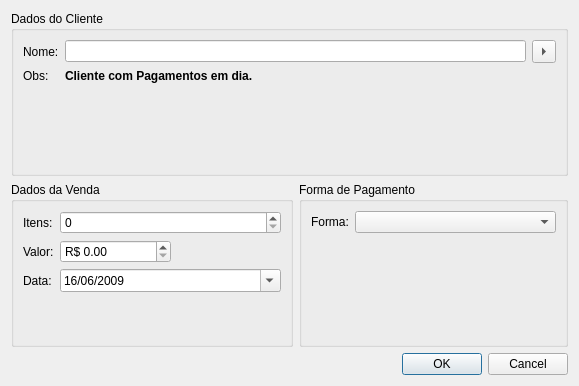
<?xml version="1.0" encoding="UTF-8"?>
<ui version="4.0">
 <class>VendaAddView</class>
 <widget class="QWidget" name="VendaAddView">
  <property name="geometry">
   <rect>
    <x>0</x>
    <y>0</y>
    <width>579</width>
    <height>386</height>
   </rect>
  </property>
  <property name="windowTitle">
   <string>Form</string>
  </property>
  <layout class="QVBoxLayout" name="verticalLayout">
   <item>
    <widget class="QGroupBox" name="groupBox">
     <property name="title">
      <string>Dados do Cliente</string>
     </property>
     <layout class="QFormLayout" name="formLayout">
      <item row="0" column="0">
       <widget class="QLabel" name="label">
        <property name="text">
         <string>Nome:</string>
        </property>
       </widget>
      </item>
      <item row="0" column="1">
       <layout class="QHBoxLayout" name="horizontalLayout">
        <item>
         <widget class="QLineEdit" name="nomeClienteLineEdit"/>
        </item>
        <item>
         <widget class="QToolButton" name="clienteToolButton">
          <property name="text">
           <string>...</string>
          </property>
          <property name="arrowType">
           <enum>Qt::RightArrow</enum>
          </property>
         </widget>
        </item>
       </layout>
      </item>
      <item row="1" column="0">
       <widget class="QLabel" name="label_2">
        <property name="text">
         <string>Obs:</string>
        </property>
       </widget>
      </item>
      <item row="1" column="1">
       <widget class="QLabel" name="obsLabel">
        <property name="font">
         <font>
          <weight>75</weight>
          <bold>true</bold>
         </font>
        </property>
        <property name="text">
         <string>Cliente com Pagamentos em dia.</string>
        </property>
       </widget>
      </item>
     </layout>
    </widget>
   </item>
   <item>
    <layout class="QHBoxLayout" name="horizontalLayout_2">
     <item>
      <widget class="QGroupBox" name="groupBox_2">
       <property name="minimumSize">
        <size>
         <width>282</width>
         <height>0</height>
        </size>
       </property>
       <property name="title">
        <string>Dados da Venda</string>
       </property>
       <layout class="QFormLayout" name="formLayout_2">
        <item row="0" column="0">
         <widget class="QLabel" name="label_4">
          <property name="text">
           <string>Itens:</string>
          </property>
         </widget>
        </item>
        <item row="0" column="1">
         <widget class="QSpinBox" name="itensSpinBox"/>
        </item>
        <item row="1" column="0">
         <widget class="QLabel" name="label_5">
          <property name="text">
           <string>Valor:</string>
          </property>
         </widget>
        </item>
        <item row="1" column="1">
         <widget class="QDoubleSpinBox" name="valorDoubleSpinBox">
          <property name="maximumSize">
           <size>
            <width>111</width>
            <height>28</height>
           </size>
          </property>
          <property name="prefix">
           <string>R$ </string>
          </property>
          <property name="maximum">
           <double>9999.000000000000000</double>
          </property>
          <property name="singleStep">
           <double>10.000000000000000</double>
          </property>
         </widget>
        </item>
        <item row="2" column="0">
         <widget class="QLabel" name="label_6">
          <property name="text">
           <string>Data:</string>
          </property>
         </widget>
        </item>
        <item row="2" column="1">
         <widget class="QDateEdit" name="dataDateEdit">
          <property name="displayFormat">
           <string>dd/MM/yyyy</string>
          </property>
          <property name="calendarPopup">
           <bool>true</bool>
          </property>
          <property name="date">
           <date>
            <year>2009</year>
            <month>6</month>
            <day>16</day>
           </date>
          </property>
         </widget>
        </item>
       </layout>
      </widget>
     </item>
     <item>
      <widget class="QGroupBox" name="formaPagamentoGroupBox">
       <property name="title">
        <string>Forma de Pagamento</string>
       </property>
       <layout class="QFormLayout" name="formLayout_3">
        <item row="0" column="0">
         <widget class="QLabel" name="label_3">
          <property name="text">
           <string>Forma:</string>
          </property>
         </widget>
        </item>
        <item row="0" column="1">
         <widget class="QComboBox" name="formadePagamentoComboBox">
          <property name="minimumSize">
           <size>
            <width>200</width>
            <height>0</height>
           </size>
          </property>
         </widget>
        </item>
       </layout>
      </widget>
     </item>
    </layout>
   </item>
   <item>
    <widget class="QDialogButtonBox" name="buttonBox">
     <property name="standardButtons">
      <set>QDialogButtonBox::Cancel|QDialogButtonBox::Ok</set>
     </property>
    </widget>
   </item>
  </layout>
 </widget>
 <resources/>
 <connections/>
</ui>
